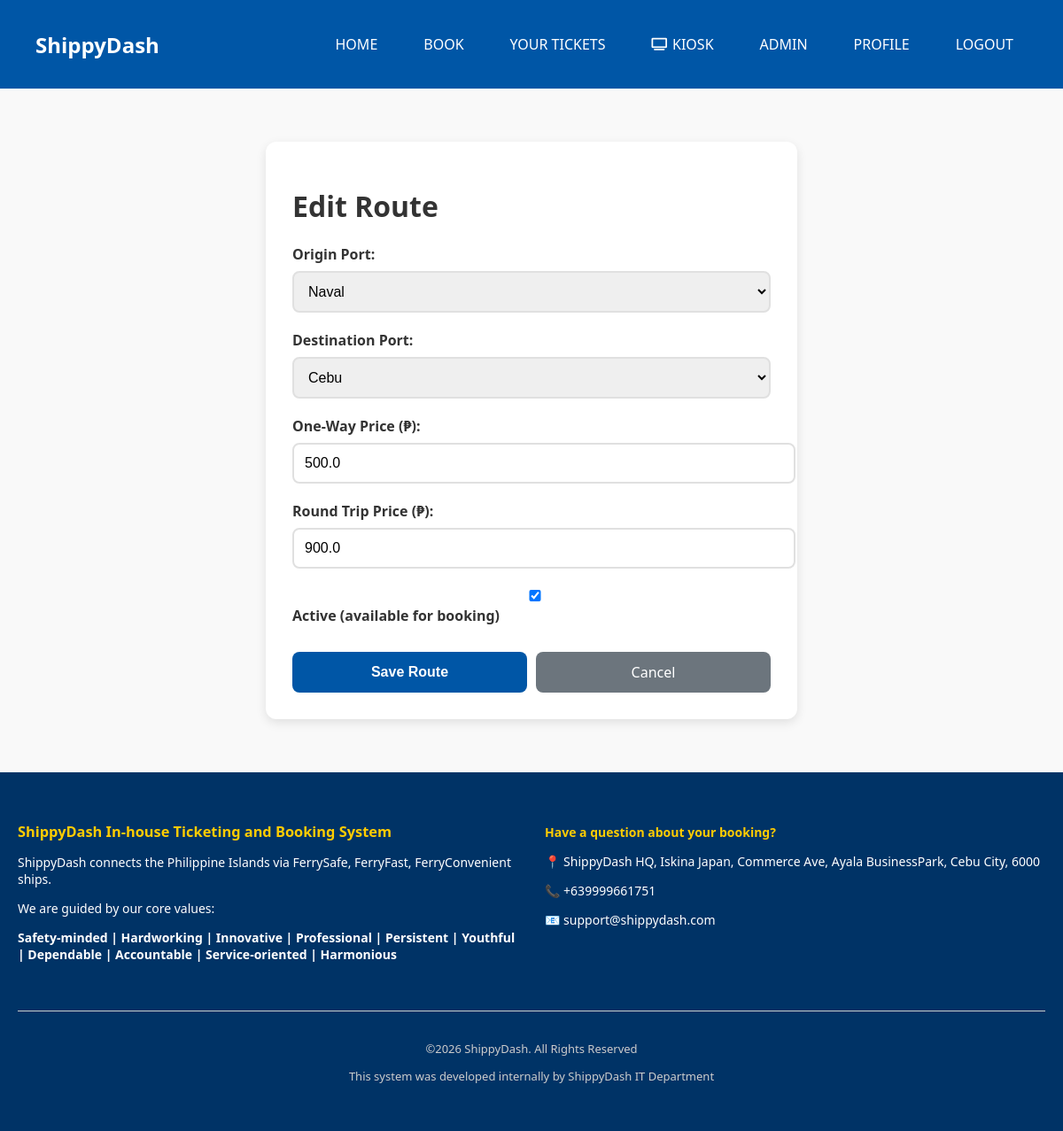
Page /admin/routes/edit/1 (signed in) on the committed database.
### ticketingsystem.py (models this page shows, shortened)
class FerryRoute(db.Model):
    id = db.Column(db.Integer, primary_key=True)
    origin = db.Column(db.String(100), nullable=False)
    destination = db.Column(db.String(100), nullable=False)
    one_way_price = db.Column(db.Float, nullable=False, default=500.0)
    round_trip_price = db.Column(db.Float, nullable=False, default=900.0)
    is_active = db.Column(db.Boolean, default=True)
    created_at = db.Column(db.DateTime, default=datetime.utcnow)
    updated_at = db.Column(db.DateTime, onupdate=datetime.utcnow)

### ticketingsystem.py (the view, shortened to what this page needs)
@app.route('/admin/routes/edit/<int:route_id>', methods=['GET', 'POST'])
@admin_required
def admin_edit_route(route_id):
    route = FerryRoute.query.get_or_404(route_id)
    return render_template('admin/route_form.html', title='Edit Route', route=route)

### ticketingsystem.py (called while the page is built)
def admin_required(f):
    @wraps(f)
    def decorated_function(*args, **kwargs):
        if 'user_id' not in session:
            flash('Please login to access this page.', 'error')
            return redirect(url_for('login'))
        user = User.query.get(session['user_id'])
        if not user or not user.is_admin:
            flash('You do not have permission to access this page.', 'error')
            return redirect(url_for('home'))
        return f(*args, **kwargs)
    return decorated_function

### Templates/admin/route_form.html (shortened to what this page needs)
{% extends "base.html" %}
{% block content %}
<div class="admin-container">
    <div class="admin-card">
        <h1>{{ title }}</h1>
        <form method="POST">
            <div class="form-group">
                <label>Origin Port:</label>
                <select name="origin" required>
                    <option value="Naval" {% if route and route.origin == 'Naval' %}selected{% endif %}>Naval</option>
                </select>
            </div>
            <div class="form-group">
                <label>Destination Port:</label>
                <select name="destination" required>
                    <option value="Cebu" {% if route and route.destination == 'Cebu' %}selected{% endif %}>Cebu</option>
                </select>
            </div>
            <div class="form-group">
                <label>One-Way Price (₱):</label>
                <input type="number" name="one_way_price" step="0.01" value="{{ route.one_way_price if route else 500 }}" required>
            </div>
            <div class="form-group">
                <label>Round Trip Price (₱):</label>
                <input type="number" name="round_trip_price" step="0.01" value="{{ route.round_trip_price if route else 900 }}" required>
            </div>
            {% if route %}
            <div class="form-group">
                <label>
                    <input type="checkbox" name="is_active" {% if route.is_active %}checked{% endif %}>
                    Active (available for booking)
                </label>
            </div>
            {% endif %}
            <div class="form-actions">
                <button type="submit" class="btn-primary">Save Route</button>
                <a href="{{ url_for('admin_routes') }}" class="btn-secondary">Cancel</a>
            </div>
        </form>
    </div>
</div>
{% endblock %}

### static/style.css (style rules this page uses)
body { margin: 0; font-family: 'Segoe UI', sans-serif; background-color: #f9f9f9; color: #333; }
select, input[type="date"] { width: 100%; padding: 12px; border-radius: 6px; border: 1px solid #ccc; font-size: 16px; }
.form-group { margin-bottom: 20px; }
.form-group { margin-bottom: 20px; text-align: left; }
.form-group label { display: block; margin-bottom: 6px; font-weight: bold; }
.form-group input { width: 100%; padding: 12px; border-radius: 6px; border: 1px solid #ccc; font-size: 16px; }

### Templates/admin/route_form.html (style rules this page uses)
.admin-container { max-width: 600px; margin: 40px auto; padding: 20px; }
.admin-card { background: white; padding: 30px; border-radius: 12px; box-shadow: 0 4px 12px rgba(0,0,0,0.1); }
.form-group { margin-bottom: 20px; }
.form-group label { display: block; margin-bottom: 8px; font-weight: 600; }
.form-group select, .form-group input { width: 100%; padding: 12px; border: 2px solid #e0e0e0; border-radius: 8px; font-size: 16px; }
.form-actions { display: flex; gap: 10px; margin-top: 30px; }
.btn-primary { background: #0056a6; color: white; padding: 12px 24px; border: none; border-radius: 8px; cursor: pointer; font-size: 16px; font-weight: 600; flex: 1; }
.btn-secondary { background: #6c757d; color: white; padding: 12px 24px; text-decoration: none; border-radius: 8px; display: inline-block; text-align: center; flex: 1; }

### rows in the picture
FerryRoute: origin "Naval", destination "Cebu", one_way_price "500.0", round_trip_price "900.0", is_active "☑"

### other values in the picture
{{ title }} "Edit Route"
